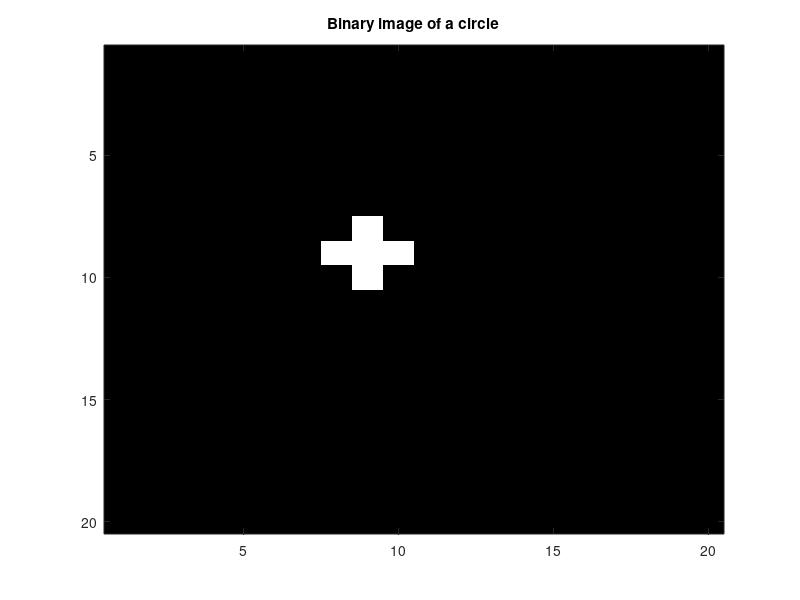

Write the MATLAB code that produced this figure.
%#!/usr/bin/octave -qf
pkg load communications
pkg load statistics
pkg load image


% Create a logical image of a circle with specified
% diameter, center, and image size.
% First create the image.
imageSizeX = 20;
imageSizeY = 20;
[columnsInImage rowsInImage] = meshgrid(1:imageSizeX, 1:imageSizeY);
% Next create the circle in the image.
centerX = 9;
centerY = 9;
radius = 1.3;
circlePixels = (rowsInImage - centerY).^2 ...
    + (columnsInImage - centerX).^2 <= radius.^2;
% circlePixels is a 2D "logical" array.
% Now, display it.
image(circlePixels) ;
colormap([0 0 0; 1 1 1]);
title('Binary image of a circle');